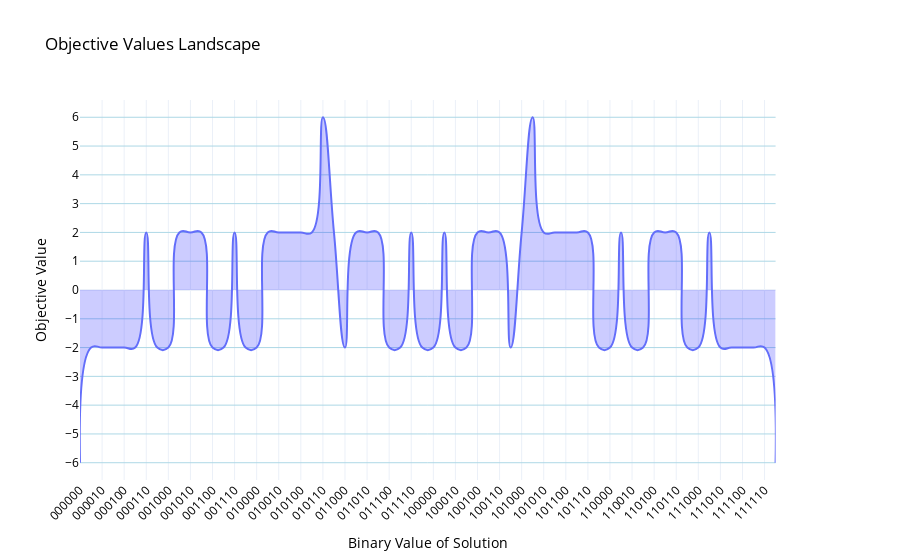

The notebook cell this image was saved under:
### Code cell
brute_force_results = brute_force_max(B, v)
plot_results_union_plotly(
    brute_force_results,
    {},
    plot_name="Objective Values Landscape",
    spline_smoothing=1.3
)

### Figure 1 — Plotly figure (JSON) as saved in the notebook; plotly's stock layout.template omitted (floating-point values rounded to 4 significant figures)
{"data": [{"fill": "tozeroy", "fillcolor": "rgba(0,0,255,0.2)", "line": {"shape": "spline", "smoothing": 1.3}, "mode": "lines", "name": "Objective Value", "type": "scatter", "x": ["000000", "000001", "000010", "000011", "000100", "000101", "000110", "000111", "001000", "001001", "001010", "001011", "001100", "001101", "001110", "001111", "010000", "010001", "010010", "010011", "010100", "010101", "010110", "010111", "011000", "011001", "011010", "011011", "011100", "011101", "011110", "011111", "100000", "100001", "100010", "100011", "100100", "100101", "100110", "100111", "101000", "101001", "101010", "101011", "101100", "101101", "101110", "101111", "110000", "110001", "110010", "110011", "110100", "110101", "110110", "110111", "111000", "111001", "111010", "111011", "111100", "111101", "111110", "111111"], "xaxis": "x", "y": [-6, -2, -2, -2, -2, -2, 2, -2, -2, 2, 2, 2, -2, -2, 2, -2, -2, 2, 2, 2, 2, 2, 6, 2, -2, 2, 2, 2, -2, -2, 2, -2, -2, 2, -2, -2, 2, 2, 2, -2, 2, 6, 2, 2, 2, 2, 2, -2, -2, 2, -2, -2, 2, 2, 2, -2, -2, 2, -2, -2, -2, -2, -2, -6], "yaxis": "y"}], "layout": {"font": {"color": "black"}, "legend": {"orientation": "h", "x": 0.5, "xanchor": "center", "y": 1.02, "yanchor": "bottom"}, "title": {"text": "Objective Values Landscape"}, "xaxis": {"anchor": "y", "domain": [0, 0.94], "tickangle": -45, "title": {"text": "Binary Value of Solution"}}, "yaxis": {"anchor": "x", "domain": [0, 1], "dtick": 1, "gridcolor": "lightblue", "range": [-6.6, 6.6], "showgrid": true, "tick0": 0, "title": {"text": "Objective Value"}}, "yaxis2": {"anchor": "x", "overlaying": "y", "side": "right"}}}
